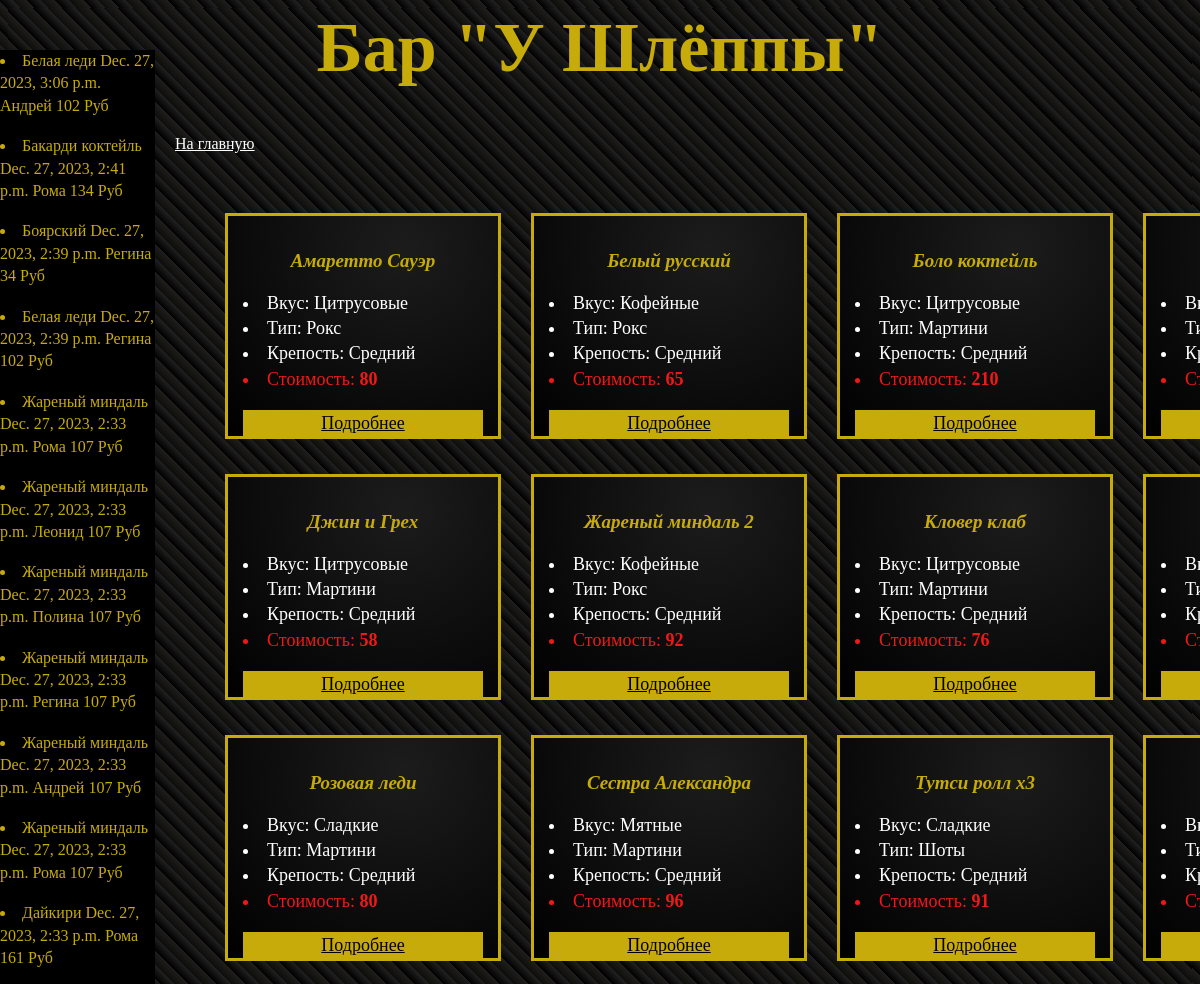
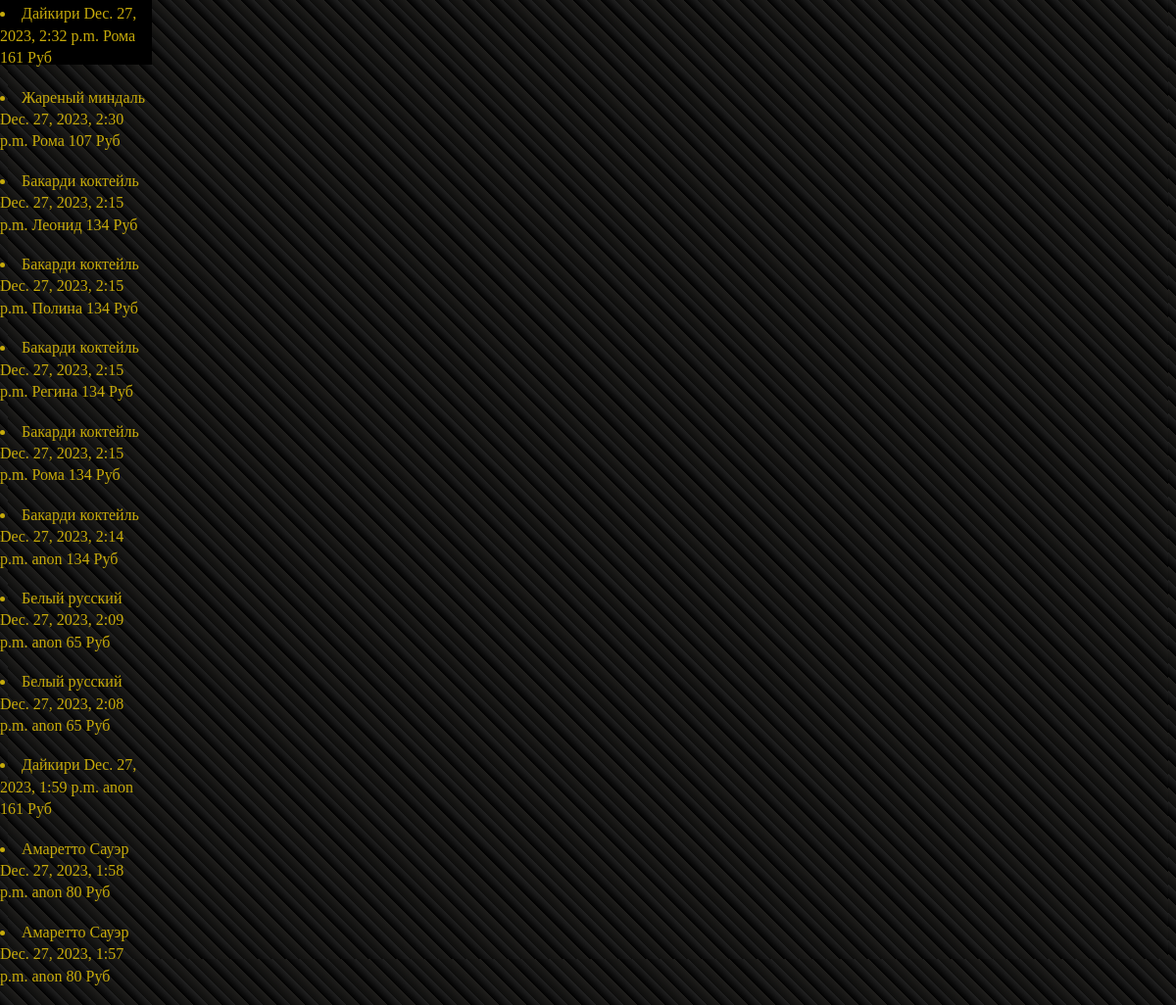
The app's page /alcohol/2/ with its own data (2 pictures, top to bottom).
### cocktails/models.py (models this page shows)
class Cocktail(models.Model):
    name = models.CharField(max_length=200)
    ingridients = models.ManyToManyField(Ingridient)
    alcohol = models.ForeignKey(Alcohol, blank=True, on_delete=models.CASCADE)
    taste = models.ForeignKey(Taste, blank=True, on_delete=models.CASCADE)
    group = models.ForeignKey(Group, blank=True, on_delete=models.CASCADE)
    cost = models.IntegerField(default=1)
    comment = models.CharField(max_length=400, default='Это коктейль')
    img = models.ImageField(upload_to='media/', default='media/default.jpg')
    def __str__(self):
        return self.name

class Taste(models.Model):
    name = models.CharField(max_length=200)
    def __str__(self):
        return self.name

class Group(models.Model):
    name = models.CharField(max_length=200)
    def __str__(self):
        return self.name

class Alcohol(models.Model):
    name = models.CharField(max_length=200)
    def __str__(self):
        return self.name

class Bill(models.Model):
    timestamp = models.DateTimeField()
    cock_name = models.CharField(max_length=30)
    cost = models.IntegerField()
    client = models.CharField(max_length=20, default='anon')

### cocktails/views.py (the view)
# urls.py: path('alcohol/<int:alcohol_id>/', views.show_alcohol, name='cocks'),
def show_alcohol(request, alcohol_id):
    not_aval_set = get_available()
    cocks = Cocktail.objects.all().exclude(id__in=not_aval_set).order_by('name').filter(alcohol_id=alcohol_id)
    bills = show_bills()
    context = {
        'cocks': cocks,
        'alcohol_id': alcohol_id,
        'bills': bills,
    }
    return render(request, 'cocktails/alcohol.html', context=context)

### cocktails/views.py (called while the page is built)
def get_available():
    not_aval = []
    connect = sqlite3.connect('db.sqlite3')
    cursor = connect.cursor()
    cursor.execute(
        f"SELECT cocktails_ingridient_cost.cocktail_id_id FROM cocktails_ingridient_cost JOIN cocktails_ingridient ON cocktails_ingridient_cost.ingridient_id_id=cocktails_ingridient.id WHERE cocktails_ingridient.availability is False")
    not_aval_cocks = cursor.fetchall()
    connect.close()
    for cock in not_aval_cocks:
        not_aval.append(cock[0])
    not_aval_set = set(not_aval)
    return not_aval_set

def show_bills():
    today = str(date.today())
    bills = Bill.objects.filter(timestamp__icontains=today).order_by('-timestamp')
    return bills

### cocktails/templates/cocktails/alcohol.html (shortened to what this page needs)
{% extends 'cocktails/base.html' %}
{% load static %}
{% block content %}
<!DOCTYPE html>
<html lang="en">
<head>
    <link type="text/css" href="{% static 'cocktails/css/style1.css' %}" rel="stylesheet">
</head>
<body>
<h1>Бар "У Шлёппы"</h1>
<div class="cont">
        <a class="rec_p" href="{% url 'index' %}">На главную</a>
<div class="flex">
{% for i in cocks %}
    <div class="flex-itm"><h3>{{ i }}</h3>
    <li>Вкус: {{ i.taste }}</li>
    <li>Тип: {{ i.group }}</li>
    <li>Крепость: {{ i.alcohol }}</li>
    <li class="cost">Стоимость: <b>{{ i.cost }}</b></li>
    <p class="button"><a class="lenk" href="{% url 'cocktail' i.pk %}">Подробнее</a></p></div>
{% endfor %}
</div>
</div>
</body>
</html>
{% endblock %}

### cocktails/templates/cocktails/base.html (shortened to what this page needs)
{% load static %}
<head>
</head>
<body>
            {% block content %}
            {% endblock %}
<div class='bills'>
{% for bill in bills %}
    <li>{{ bill.cock_name }} {{ bill.timestamp }} {{ bill.client }} {{ bill.cost }} Руб</li>
    <br>
{% endfor %}
</div>
</body>

### cocktails/static/cocktails/css/style1.css (style rules this page uses)
html, body { padding: 0px; color: #c7ab0a; background: repeating-linear-gradient(45deg, #000000, #212121 10px, #0d0d0c 10px, #1f1e1c 20px); font-family: Gill Sans; }
h1 { text-align: center; font-size: 70px; font-family: Marker Felt; }
h3 { font-style: italic; text-align: center; color: #c7ab0a; font-size: 19px; }
a { color: #FFFFFF; margin: 5px; padding: 0px; }
li { line-height: 140%; }
.flex { display: flex; width: 1600px; height: 500px; flex-flow: wrap; margin-top: 0px; margin-left: 0px; padding: 40px; }
.flex-itm { margin: 15px; padding: 15px; width: 240px; height: 190px; font-size: 18px; border: 3px solid #c7ab0a; background: radial-gradient(circle at 65% 15%, #1c1c1c, #000000); color: #FFFFFF; margin-top: 20px; }
.cost { margin: 0px; padding: 0px; color: #f21818; }
.button { border: 3px solid #c7ab0a; text-align: center; background: #c7ab0a; font-style: bold; }
.rec_p { color: #FFFFFF; margin: 5px; padding: 0px; }
.lenk { color: #000000; font-style: bold; }
.bills { width: 155px; height: 1000px; position: absolute; top:50px; left:0px; background: #000000; }

### records on screen
Cocktail: name "Амаретто Сауэр", taste "Цитрусовые", group "Рокс", alcohol "Средний", cost "80"
Cocktail: name "Белый русский", taste "Кофейные", group "Рокс", alcohol "Средний", cost "65"
Cocktail: name "Боло коктейль", taste "Цитрусовые", group "Мартини", alcohol "Средний", cost "210"
Cocktail: name "Джин и Грех", taste "Цитрусовые", group "Мартини", alcohol "Средний", cost "58"
Cocktail: name "Жареный миндаль 2", taste "Кофейные", group "Рокс", alcohol "Средний", cost "92"
Cocktail: name "Кловер клаб", taste "Цитрусовые", group "Мартини", alcohol "Средний", cost "76"
Cocktail: name "Розовая леди", taste "Сладкие", group "Мартини", alcohol "Средний", cost "80"
Cocktail: name "Сестра Александра", taste "Мятные", group "Мартини", alcohol "Средний", cost "96"
Cocktail: name "Тутси ролл х3", taste "Сладкие", group "Шоты", alcohol "Средний", cost "91"
Bill: cock_name "Белая леди", timestamp "Dec. 27, 2023, 3:06 p.m.", client "Андрей", cost "102"
Bill: cock_name "Бакарди коктейль", timestamp "Dec. 27, 2023, 2:41 p.m.", client "Рома", cost "134"
Bill: cock_name "Боярский", timestamp "Dec. 27, 2023, 2:39 p.m.", client "Регина", cost "34"
Bill: cock_name "Белая леди", timestamp "Dec. 27, 2023, 2:39 p.m.", client "Регина", cost "102"
Bill: cock_name "Жареный миндаль", timestamp "Dec. 27, 2023, 2:33 p.m.", client "Рома", cost "107"
Bill: cock_name "Жареный миндаль", timestamp "Dec. 27, 2023, 2:33 p.m.", client "Леонид", cost "107"
Bill: cock_name "Жареный миндаль", timestamp "Dec. 27, 2023, 2:33 p.m.", client "Полина", cost "107"
Bill: cock_name "Жареный миндаль", timestamp "Dec. 27, 2023, 2:33 p.m.", client "Регина", cost "107"
Bill: cock_name "Жареный миндаль", timestamp "Dec. 27, 2023, 2:33 p.m.", client "Андрей", cost "107"
Bill: cock_name "Жареный миндаль", timestamp "Dec. 27, 2023, 2:33 p.m.", client "Рома", cost "107"
Bill: cock_name "Дайкири", timestamp "Dec. 27, 2023, 2:33 p.m.", client "Рома", cost "161"
Bill: cock_name "Дайкири", timestamp "Dec. 27, 2023, 2:32 p.m.", client "Рома", cost "161"
Bill: cock_name "Жареный миндаль", timestamp "Dec. 27, 2023, 2:30 p.m.", client "Рома", cost "107"
Bill: cock_name "Бакарди коктейль", timestamp "Dec. 27, 2023, 2:15 p.m.", client "Леонид", cost "134"
Bill: cock_name "Бакарди коктейль", timestamp "Dec. 27, 2023, 2:15 p.m.", client "Полина", cost "134"
Bill: cock_name "Бакарди коктейль", timestamp "Dec. 27, 2023, 2:15 p.m.", client "Регина", cost "134"
Bill: cock_name "Бакарди коктейль", timestamp "Dec. 27, 2023, 2:15 p.m.", client "Рома", cost "134"
Bill: cock_name "Бакарди коктейль", timestamp "Dec. 27, 2023, 2:14 p.m.", client "anon", cost "134"
Bill: cock_name "Белый русский", timestamp "Dec. 27, 2023, 2:09 p.m.", client "anon", cost "65"
Bill: cock_name "Белый русский", timestamp "Dec. 27, 2023, 2:08 p.m.", client "anon", cost "65"
Bill: cock_name "Дайкири", timestamp "Dec. 27, 2023, 1:59 p.m.", client "anon", cost "161"
Bill: cock_name "Амаретто Сауэр", timestamp "Dec. 27, 2023, 1:58 p.m.", client "anon", cost "80"
Bill: cock_name "Амаретто Сауэр", timestamp "Dec. 27, 2023, 1:57 p.m.", client "anon", cost "80"
